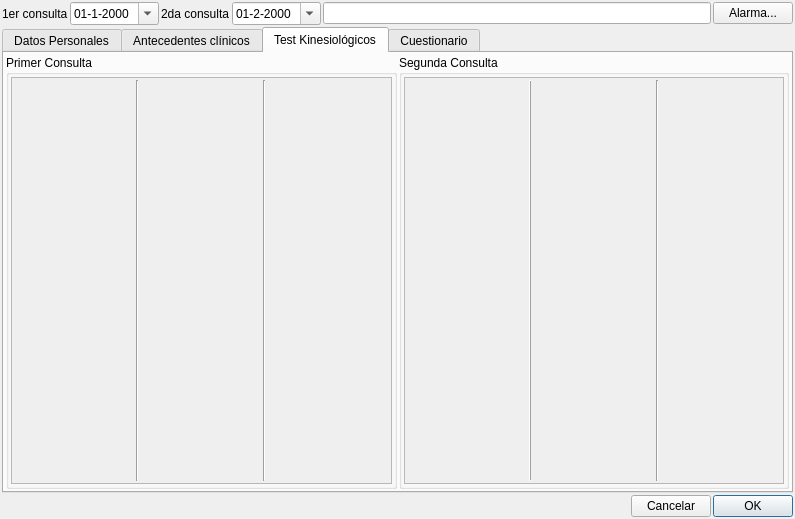
<?xml version="1.0" encoding="UTF-8"?>
<ui version="4.0">
 <class>DialogHistoriaClinica</class>
 <widget class="QDialog" name="DialogHistoriaClinica">
  <property name="geometry">
   <rect>
    <x>0</x>
    <y>0</y>
    <width>795</width>
    <height>519</height>
   </rect>
  </property>
  <property name="windowTitle">
   <string>Historia Clínica</string>
  </property>
  <layout class="QVBoxLayout" name="verticalLayout">
   <property name="spacing">
    <number>2</number>
   </property>
   <property name="leftMargin">
    <number>2</number>
   </property>
   <property name="topMargin">
    <number>2</number>
   </property>
   <property name="rightMargin">
    <number>2</number>
   </property>
   <property name="bottomMargin">
    <number>2</number>
   </property>
   <item>
    <layout class="QHBoxLayout" name="horizontalLayout_2">
     <property name="spacing">
      <number>2</number>
     </property>
     <item>
      <layout class="QFormLayout" name="formLayout">
       <property name="horizontalSpacing">
        <number>2</number>
       </property>
       <property name="verticalSpacing">
        <number>2</number>
       </property>
       <item row="0" column="0">
        <widget class="QLabel" name="label">
         <property name="text">
          <string>1er consulta</string>
         </property>
        </widget>
       </item>
       <item row="0" column="1">
        <widget class="QDateEdit" name="datePrimerConsulta">
         <property name="displayFormat">
          <string>dd-M-yyyy</string>
         </property>
         <property name="calendarPopup">
          <bool>true</bool>
         </property>
        </widget>
       </item>
      </layout>
     </item>
     <item>
      <layout class="QFormLayout" name="formLayout_2">
       <property name="fieldGrowthPolicy">
        <enum>QFormLayout::AllNonFixedFieldsGrow</enum>
       </property>
       <property name="horizontalSpacing">
        <number>2</number>
       </property>
       <property name="verticalSpacing">
        <number>2</number>
       </property>
       <item row="0" column="0">
        <widget class="QLabel" name="txt2daConsulta">
         <property name="text">
          <string>2da consulta</string>
         </property>
        </widget>
       </item>
       <item row="0" column="1">
        <widget class="QDateEdit" name="dateSegundaConsulta">
         <property name="specialValueText">
          <string/>
         </property>
         <property name="currentSection">
          <enum>QDateTimeEdit::DaySection</enum>
         </property>
         <property name="displayFormat">
          <string>dd-M-yyyy</string>
         </property>
         <property name="calendarPopup">
          <bool>true</bool>
         </property>
         <property name="date">
          <date>
           <year>2000</year>
           <month>2</month>
           <day>1</day>
          </date>
         </property>
        </widget>
       </item>
      </layout>
     </item>
     <item>
      <widget class="QLineEdit" name="txtNumeroPaciente"/>
     </item>
     <item>
      <widget class="QPushButton" name="btnAlarma">
       <property name="text">
        <string>Alarma...</string>
       </property>
      </widget>
     </item>
    </layout>
   </item>
   <item>
    <widget class="QTabWidget" name="tabWidget">
     <property name="tabShape">
      <enum>QTabWidget::Rounded</enum>
     </property>
     <property name="currentIndex">
      <number>2</number>
     </property>
     <widget class="QWidget" name="tabWidgetPage1">
      <attribute name="title">
       <string>Datos Personales</string>
      </attribute>
      <layout class="QHBoxLayout" name="horizontalLayout">
       <property name="spacing">
        <number>2</number>
       </property>
       <property name="leftMargin">
        <number>2</number>
       </property>
       <property name="topMargin">
        <number>2</number>
       </property>
       <property name="rightMargin">
        <number>2</number>
       </property>
       <property name="bottomMargin">
        <number>2</number>
       </property>
       <item>
        <widget class="WidgetPaciente" name="widgetPersona" native="true"/>
       </item>
      </layout>
     </widget>
     <widget class="QWidget" name="tabWidgetPage2">
      <attribute name="title">
       <string>Antecedentes clínicos</string>
      </attribute>
      <layout class="QVBoxLayout" name="verticalLayout_2">
       <item>
        <layout class="QHBoxLayout" name="horizontalLayout_3">
         <item>
          <layout class="QFormLayout" name="formColumn3"/>
         </item>
         <item>
          <widget class="Line" name="line">
           <property name="frameShadow">
            <enum>QFrame::Raised</enum>
           </property>
           <property name="orientation">
            <enum>Qt::Vertical</enum>
           </property>
          </widget>
         </item>
         <item>
          <layout class="QFormLayout" name="formColumn2"/>
         </item>
         <item>
          <widget class="Line" name="line_2">
           <property name="orientation">
            <enum>Qt::Vertical</enum>
           </property>
          </widget>
         </item>
         <item>
          <layout class="QFormLayout" name="formColumn1"/>
         </item>
        </layout>
       </item>
       <item>
        <layout class="QHBoxLayout" name="layOutTextos">
         <property name="spacing">
          <number>2</number>
         </property>
        </layout>
       </item>
       <item>
        <spacer name="verticalSpacer">
         <property name="orientation">
          <enum>Qt::Vertical</enum>
         </property>
         <property name="sizeHint" stdset="0">
          <size>
           <width>20</width>
           <height>391</height>
          </size>
         </property>
        </spacer>
       </item>
      </layout>
     </widget>
     <widget class="QWidget" name="tab_2">
      <attribute name="title">
       <string>Test Kinesiológicos</string>
      </attribute>
      <layout class="QVBoxLayout" name="verticalLayout_3">
       <property name="spacing">
        <number>2</number>
       </property>
       <property name="leftMargin">
        <number>2</number>
       </property>
       <property name="topMargin">
        <number>2</number>
       </property>
       <property name="rightMargin">
        <number>2</number>
       </property>
       <property name="bottomMargin">
        <number>2</number>
       </property>
       <item>
        <layout class="QHBoxLayout" name="horizontalLayout_5">
         <property name="spacing">
          <number>2</number>
         </property>
         <item>
          <widget class="QGroupBox" name="groupBox_4">
           <property name="title">
            <string>Primer Consulta</string>
           </property>
           <layout class="QHBoxLayout" name="horizontalLayout_9">
            <property name="spacing">
             <number>2</number>
            </property>
            <property name="leftMargin">
             <number>2</number>
            </property>
            <property name="topMargin">
             <number>2</number>
            </property>
            <property name="rightMargin">
             <number>2</number>
            </property>
            <property name="bottomMargin">
             <number>2</number>
            </property>
            <item>
             <widget class="QScrollArea" name="scrollPrimerConsulta">
              <property name="widgetResizable">
               <bool>true</bool>
              </property>
              <widget class="QWidget" name="scrollAreaPrimerConsulta">
               <property name="geometry">
                <rect>
                 <x>0</x>
                 <y>0</y>
                 <width>376</width>
                 <height>390</height>
                </rect>
               </property>
               <layout class="QHBoxLayout" name="horizontalLayout_10">
                <property name="spacing">
                 <number>2</number>
                </property>
                <property name="leftMargin">
                 <number>2</number>
                </property>
                <property name="topMargin">
                 <number>2</number>
                </property>
                <property name="rightMargin">
                 <number>2</number>
                </property>
                <property name="bottomMargin">
                 <number>2</number>
                </property>
                <item>
                 <layout class="QFormLayout" name="form1Kinesio1erConsulta">
                  <property name="horizontalSpacing">
                   <number>2</number>
                  </property>
                  <property name="verticalSpacing">
                   <number>2</number>
                  </property>
                 </layout>
                </item>
                <item>
                 <widget class="Line" name="line_6">
                  <property name="orientation">
                   <enum>Qt::Vertical</enum>
                  </property>
                 </widget>
                </item>
                <item>
                 <layout class="QFormLayout" name="form2Kinesio1erConsulta">
                  <property name="horizontalSpacing">
                   <number>2</number>
                  </property>
                  <property name="verticalSpacing">
                   <number>2</number>
                  </property>
                 </layout>
                </item>
                <item>
                 <widget class="Line" name="line_7">
                  <property name="orientation">
                   <enum>Qt::Vertical</enum>
                  </property>
                 </widget>
                </item>
                <item>
                 <layout class="QFormLayout" name="form3Kinesio1erConsulta">
                  <property name="horizontalSpacing">
                   <number>2</number>
                  </property>
                  <property name="verticalSpacing">
                   <number>2</number>
                  </property>
                 </layout>
                </item>
               </layout>
              </widget>
             </widget>
            </item>
           </layout>
          </widget>
         </item>
         <item>
          <widget class="QGroupBox" name="groupBox_3">
           <property name="title">
            <string>Segunda Consulta</string>
           </property>
           <layout class="QHBoxLayout" name="horizontalLayout_7">
            <property name="spacing">
             <number>2</number>
            </property>
            <property name="leftMargin">
             <number>2</number>
            </property>
            <property name="topMargin">
             <number>2</number>
            </property>
            <property name="rightMargin">
             <number>2</number>
            </property>
            <property name="bottomMargin">
             <number>2</number>
            </property>
            <item>
             <widget class="QScrollArea" name="scrollSegundaConsulta">
              <property name="widgetResizable">
               <bool>true</bool>
              </property>
              <widget class="QWidget" name="scrollAreaSegundaConsulta">
               <property name="geometry">
                <rect>
                 <x>0</x>
                 <y>0</y>
                 <width>375</width>
                 <height>390</height>
                </rect>
               </property>
               <layout class="QHBoxLayout" name="horizontalLayout_8">
                <property name="spacing">
                 <number>2</number>
                </property>
                <property name="leftMargin">
                 <number>2</number>
                </property>
                <property name="topMargin">
                 <number>2</number>
                </property>
                <property name="rightMargin">
                 <number>2</number>
                </property>
                <property name="bottomMargin">
                 <number>2</number>
                </property>
                <item>
                 <layout class="QFormLayout" name="form1Kinesio2daConsulta">
                  <property name="horizontalSpacing">
                   <number>2</number>
                  </property>
                  <property name="verticalSpacing">
                   <number>2</number>
                  </property>
                 </layout>
                </item>
                <item>
                 <widget class="Line" name="line_3">
                  <property name="frameShadow">
                   <enum>QFrame::Raised</enum>
                  </property>
                  <property name="orientation">
                   <enum>Qt::Vertical</enum>
                  </property>
                 </widget>
                </item>
                <item>
                 <layout class="QFormLayout" name="form2Kinesio2daConsulta">
                  <property name="horizontalSpacing">
                   <number>2</number>
                  </property>
                  <property name="verticalSpacing">
                   <number>2</number>
                  </property>
                 </layout>
                </item>
                <item>
                 <widget class="Line" name="line_4">
                  <property name="orientation">
                   <enum>Qt::Vertical</enum>
                  </property>
                 </widget>
                </item>
                <item>
                 <layout class="QFormLayout" name="form3Kinesio2daConsulta">
                  <property name="horizontalSpacing">
                   <number>2</number>
                  </property>
                  <property name="verticalSpacing">
                   <number>2</number>
                  </property>
                 </layout>
                </item>
               </layout>
              </widget>
             </widget>
            </item>
           </layout>
          </widget>
         </item>
        </layout>
       </item>
      </layout>
     </widget>
     <widget class="QWidget" name="tab">
      <attribute name="title">
       <string>Cuestionario</string>
      </attribute>
      <layout class="QHBoxLayout" name="horizontalLayout_4">
       <property name="spacing">
        <number>2</number>
       </property>
       <property name="leftMargin">
        <number>2</number>
       </property>
       <property name="topMargin">
        <number>2</number>
       </property>
       <property name="rightMargin">
        <number>2</number>
       </property>
       <property name="bottomMargin">
        <number>2</number>
       </property>
       <item>
        <widget class="QGroupBox" name="groupBox">
         <property name="title">
          <string>Primer Consulta</string>
         </property>
         <layout class="QVBoxLayout" name="verticalLayout_4">
          <property name="spacing">
           <number>2</number>
          </property>
          <property name="leftMargin">
           <number>2</number>
          </property>
          <property name="topMargin">
           <number>2</number>
          </property>
          <property name="rightMargin">
           <number>2</number>
          </property>
          <property name="bottomMargin">
           <number>2</number>
          </property>
          <item>
           <widget class="QScrollArea" name="scrollArea">
            <property name="widgetResizable">
             <bool>true</bool>
            </property>
            <widget class="QWidget" name="scrollAreaWidgetContents_2">
             <property name="geometry">
              <rect>
               <x>0</x>
               <y>0</y>
               <width>98</width>
               <height>28</height>
              </rect>
             </property>
             <layout class="QVBoxLayout" name="verticalLayout_6">
              <property name="spacing">
               <number>2</number>
              </property>
              <property name="leftMargin">
               <number>2</number>
              </property>
              <property name="topMargin">
               <number>2</number>
              </property>
              <property name="rightMargin">
               <number>2</number>
              </property>
              <property name="bottomMargin">
               <number>2</number>
              </property>
              <item>
               <layout class="QGridLayout" name="gridPrimerConsulta">
                <property name="spacing">
                 <number>2</number>
                </property>
               </layout>
              </item>
             </layout>
            </widget>
           </widget>
          </item>
         </layout>
        </widget>
       </item>
       <item>
        <widget class="Line" name="line_5">
         <property name="orientation">
          <enum>Qt::Vertical</enum>
         </property>
        </widget>
       </item>
       <item>
        <widget class="QGroupBox" name="groupBox_2">
         <property name="title">
          <string>Segunda Consulta</string>
         </property>
         <layout class="QVBoxLayout" name="verticalLayout_5">
          <property name="spacing">
           <number>2</number>
          </property>
          <property name="leftMargin">
           <number>2</number>
          </property>
          <property name="topMargin">
           <number>2</number>
          </property>
          <property name="rightMargin">
           <number>2</number>
          </property>
          <property name="bottomMargin">
           <number>2</number>
          </property>
          <item>
           <widget class="QScrollArea" name="scrollArea_2">
            <property name="widgetResizable">
             <bool>true</bool>
            </property>
            <widget class="QWidget" name="scrollAreaWidgetContents_3">
             <property name="geometry">
              <rect>
               <x>0</x>
               <y>0</y>
               <width>98</width>
               <height>28</height>
              </rect>
             </property>
             <layout class="QVBoxLayout" name="verticalLayout_7">
              <property name="spacing">
               <number>2</number>
              </property>
              <property name="leftMargin">
               <number>2</number>
              </property>
              <property name="topMargin">
               <number>2</number>
              </property>
              <property name="rightMargin">
               <number>2</number>
              </property>
              <property name="bottomMargin">
               <number>2</number>
              </property>
              <item>
               <layout class="QGridLayout" name="gridSegundaConsulta">
                <property name="spacing">
                 <number>2</number>
                </property>
               </layout>
              </item>
             </layout>
            </widget>
           </widget>
          </item>
         </layout>
        </widget>
       </item>
      </layout>
     </widget>
    </widget>
   </item>
   <item>
    <layout class="QHBoxLayout" name="horizontalLayout_6">
     <property name="spacing">
      <number>2</number>
     </property>
     <item>
      <spacer name="horizontalSpacer">
       <property name="orientation">
        <enum>Qt::Horizontal</enum>
       </property>
       <property name="sizeHint" stdset="0">
        <size>
         <width>40</width>
         <height>20</height>
        </size>
       </property>
      </spacer>
     </item>
     <item>
      <widget class="QPushButton" name="btnCancel">
       <property name="text">
        <string>Cancelar</string>
       </property>
      </widget>
     </item>
     <item>
      <widget class="QPushButton" name="btnOK">
       <property name="text">
        <string>OK</string>
       </property>
       <property name="default">
        <bool>true</bool>
       </property>
      </widget>
     </item>
    </layout>
   </item>
  </layout>
 </widget>
 <customwidgets>
  <customwidget>
   <class>WidgetPaciente</class>
   <extends>QWidget</extends>
   <header>widgets/widgetpaciente.h</header>
   <container>1</container>
  </customwidget>
 </customwidgets>
 <resources/>
 <connections/>
</ui>
